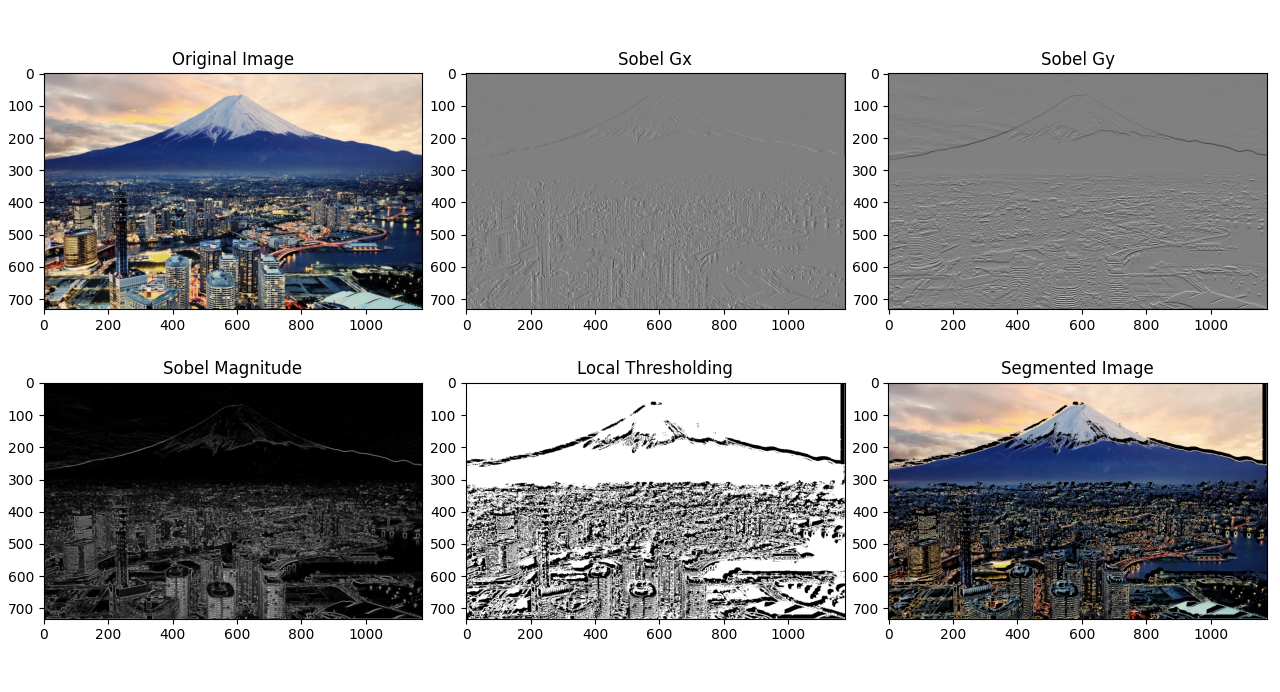
#> input picture Figure_1.png, 1280 x 692 px, given in place of gunung.jpeg, which was not available
$ python pcdsesi11.py
#> lines starting #> are read from the running program, lines starting #| are printed output that depends on the picture; after the words box and inside, x2 and y2 are one past the last pixel; in counts of white or black regions, pixels touching at a corner belong together; pictures that were not available may be replaced by others from this repository, and a replacement may not be noted
import imageio.v3 as i
import matplotlib.pyplot as plt
import numpy as np

img = i.imread("C:\\Users\\dhika\\Downloads\\gunung.jpeg", mode='F')
#> img: shape (692, 1280) float32; min 0, max 255, mean 163.7

sx = np.array([
    [-1, 0, 1],
    [-2, 0, 2],
    [-1, 0, 1]
])
sy = np.array([
    [-1, -2, -1],
    [ 0,  0,  0],
    [ 1,  2,  1]
])

ipad = np.pad(img, pad_width=1, mode='constant', constant_values=0)
gx = np.zeros_like(img)
gy = np.zeros_like(img)

for y in range(1, ipad.shape[0] - 1):
    for x in range(1, ipad.shape[1] - 1):
        area = ipad[y-1:y+2, x-1:x+2]
        gx[y-1, x-1] = np.sum(area * sx)
        gy[y-1, x-1] = np.sum(area * sy)
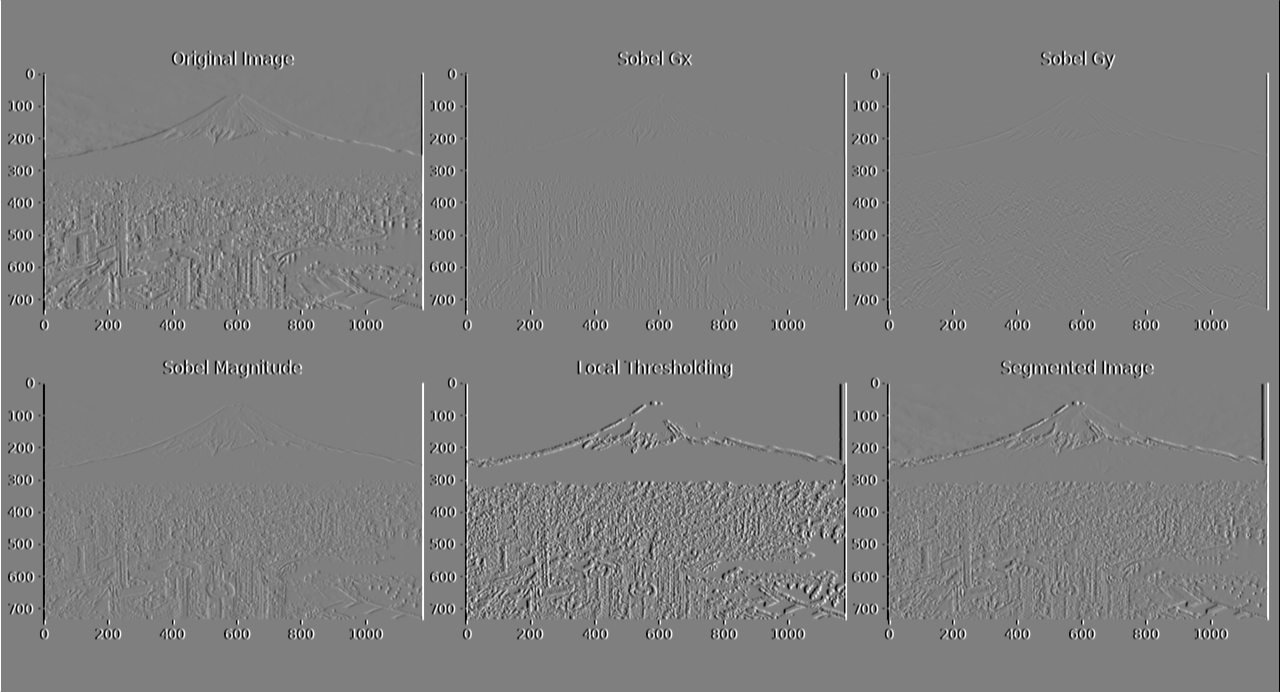
#> gx: shape (692, 1280) float32; min -1020, max 1020, mean 0; drawn with min black and max white
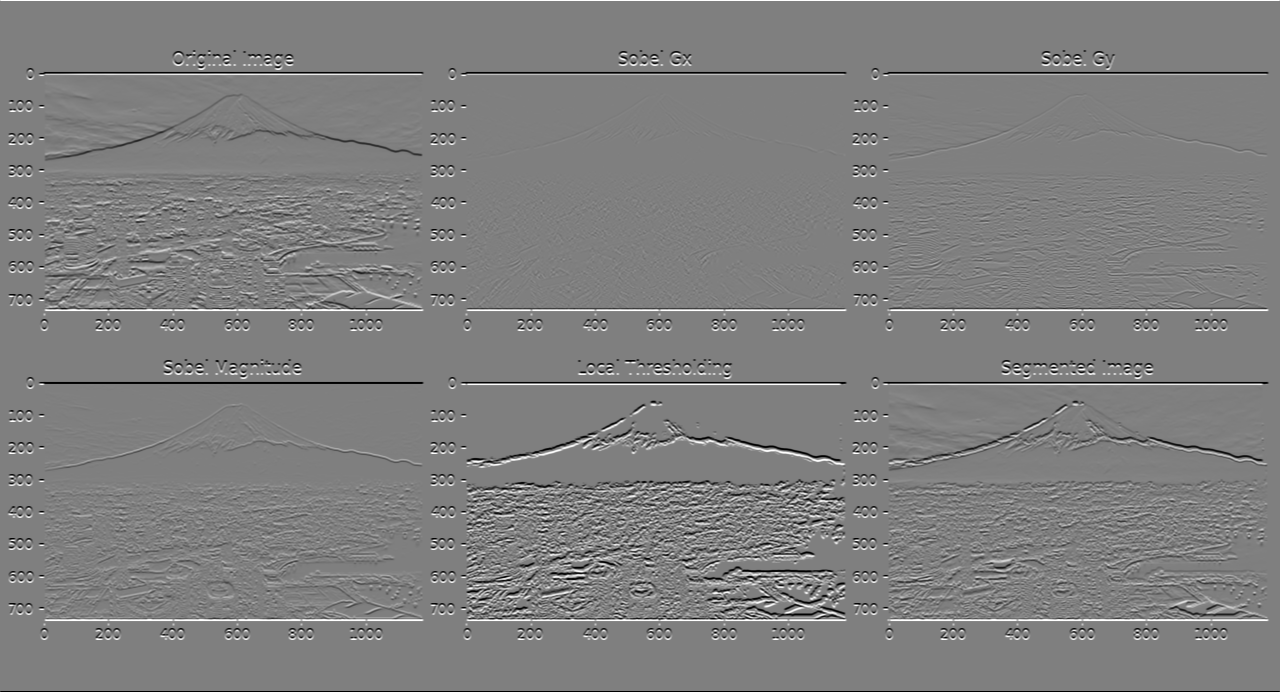
#> gy: shape (692, 1280) float32; min -1020, max 1020, mean 0; drawn with min black and max white


G = np.sqrt(gx**2 + gy**2)
G = (G / G.max()) * 255
G = np.clip(G, 0, 255).astype(np.uint8)

sobel_path = "C:\\Users\\dhika\\Documents\\pcd11\\Figure_2.png"
i.imwrite(sobel_path, G)

def lt(img, block_size, c):
#> called with block_size = 15, c = 10
    iPad = np.pad(img, pad_width=1, mode='constant', constant_values=0)
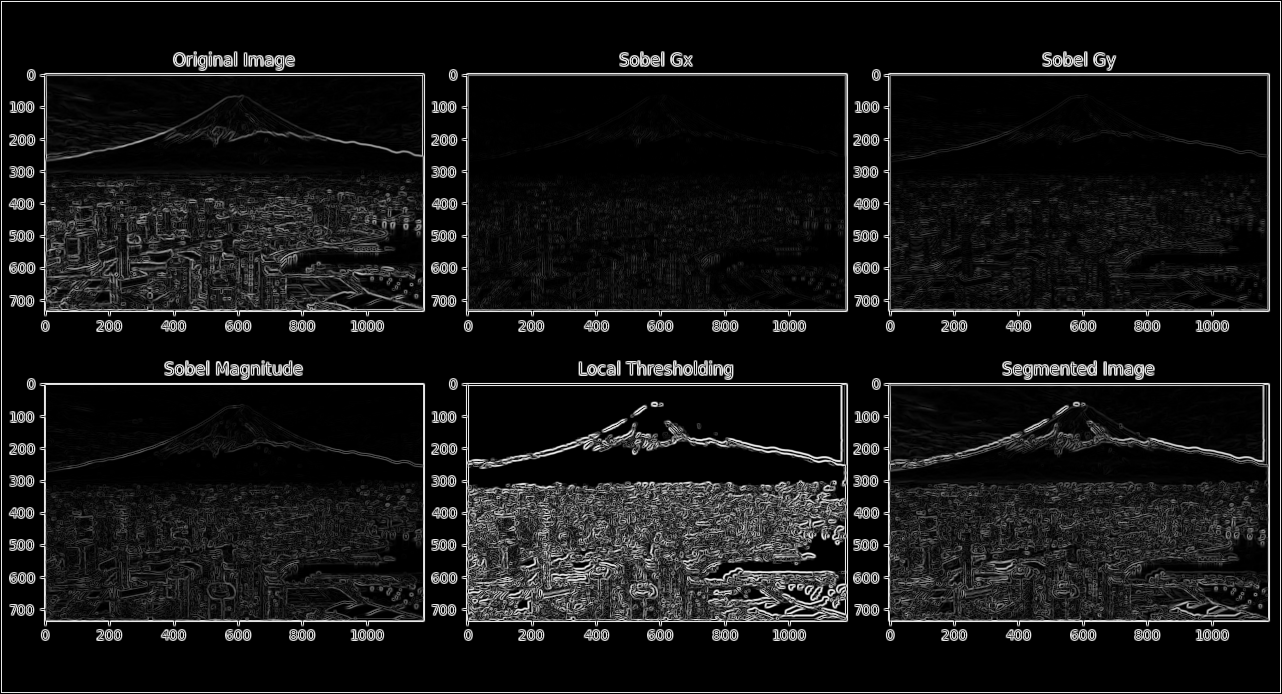
#> iPad: shape (694, 1282); min 0, max 255, mean 22.3
    thres = np.zeros_like(img)
    for k in range(img.shape[0]):
        for j in range(img.shape[1]):
            l_area = iPad[k:k+block_size, j:j+block_size]
            l_mean = np.mean(l_area)
            thres[k, j] = 255 if img[k, j] > (l_mean - c) else 0
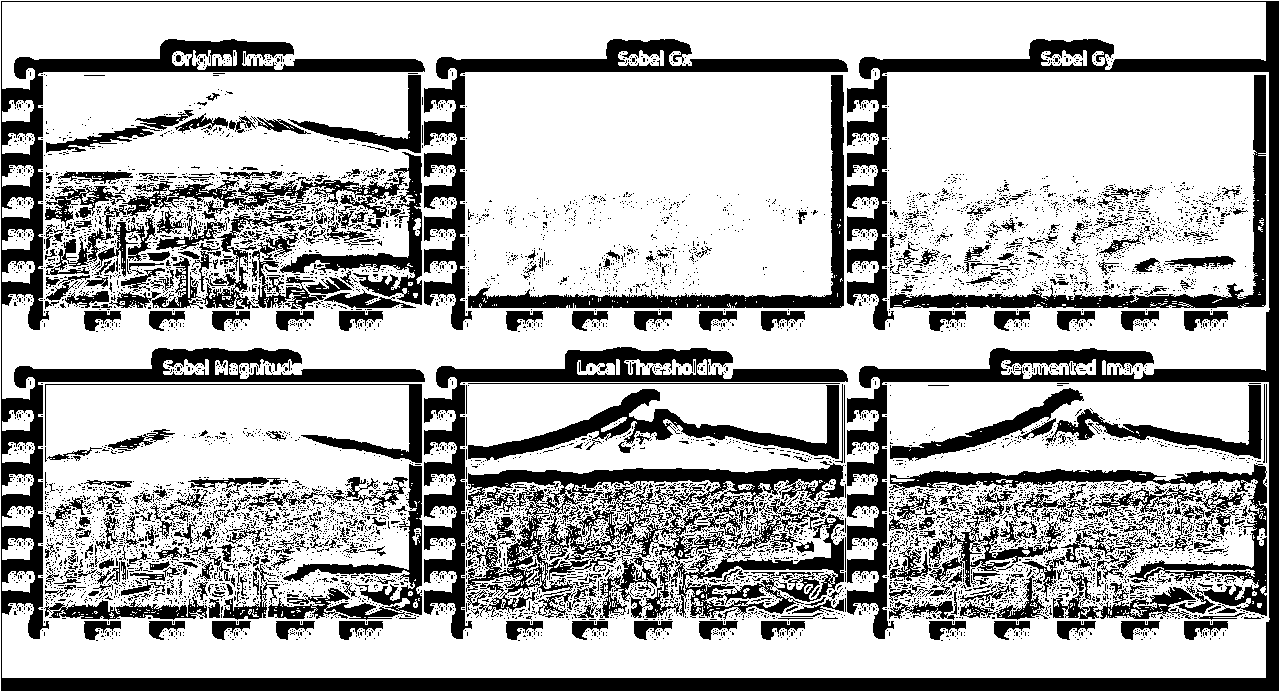
#> thres: shape (692, 1280); 70.9% white; 8758 black regions (8251 under 20 px), largest, box (x1, y1, x2, y2) and area: (1, 1, 1279, 691) 75284, (424, 347, 848, 639) 12929, (424, 39, 848, 330) 12100
    return thres


thres = lt(G, 15, 10)
mask = (thres == 255).astype(np.uint8)


img2 = i.imread("C:\\Users\\dhika\\Downloads\\gunung.jpeg")
segm = img2 * mask[:, :, np.newaxis]
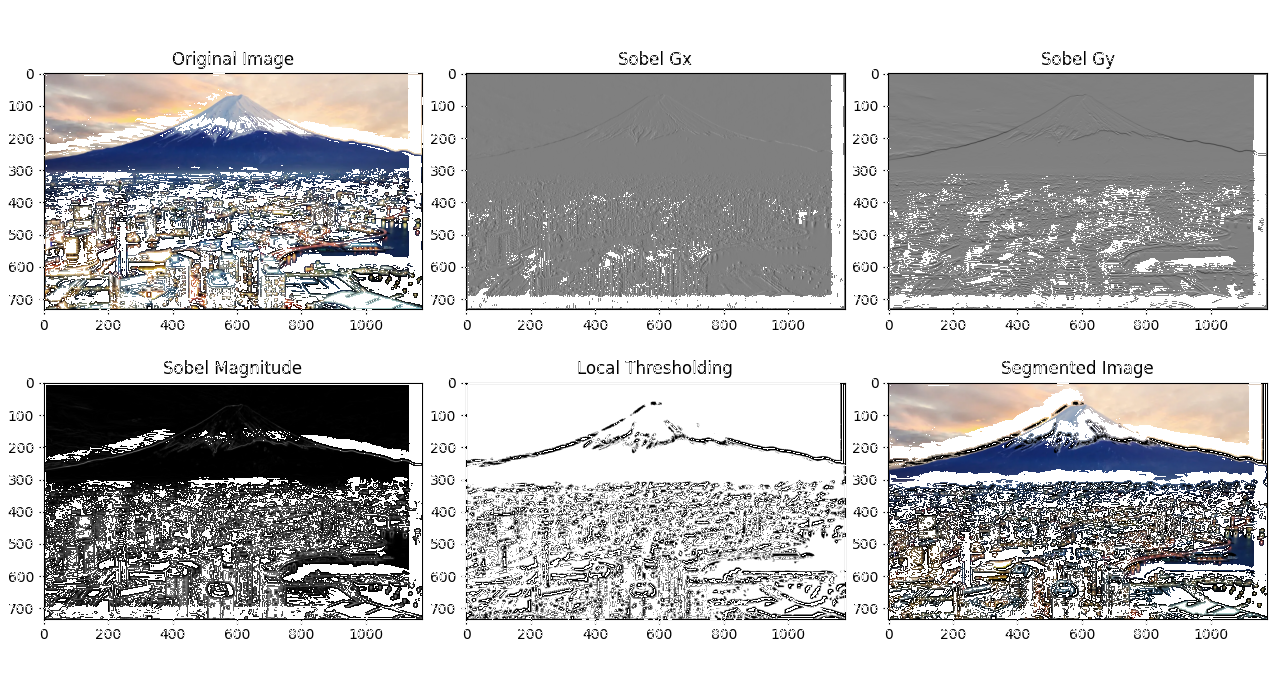
#> segm: shape (692, 1280, 4); mean R, G, B, A 113.4, 113, 113.7, 180.8; transparent parts drawn white

plt.figure(figsize=(15, 10))
plt.subplot(2, 3, 1)
plt.title("Original Image")
plt.imshow(img2)

plt.subplot(2, 3, 2)
plt.title("Sobel Gx")
plt.imshow(gx, cmap='gray')

plt.subplot(2, 3, 3)
plt.title("Sobel Gy")
plt.imshow(gy, cmap='gray')

plt.subplot(2, 3, 4)
plt.title("Sobel Magnitude")
plt.imshow(G, cmap='gray')

plt.subplot(2, 3, 5)
plt.title("Local Thresholding")
plt.imshow(thres, cmap='gray')

plt.subplot(2, 3, 6)
plt.title("Segmented Image")
plt.imshow(segm)

plt.tight_layout()
plt.show()
